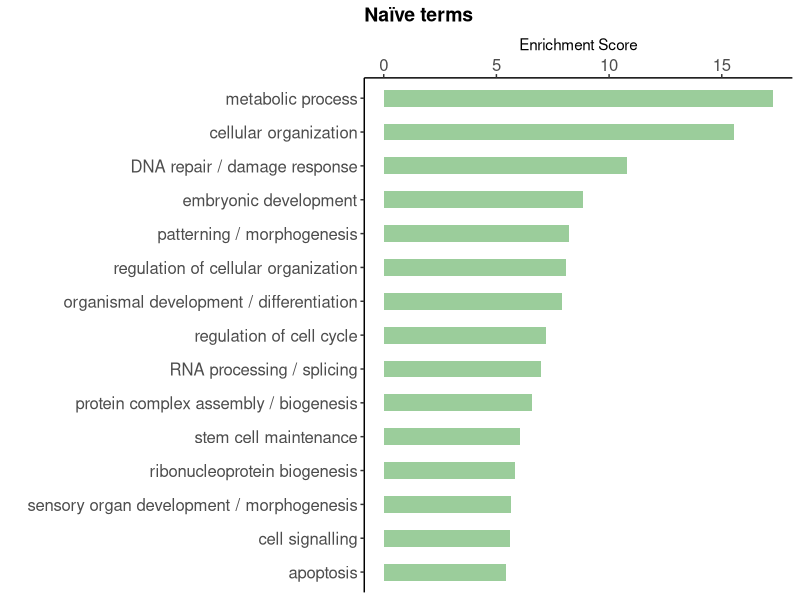
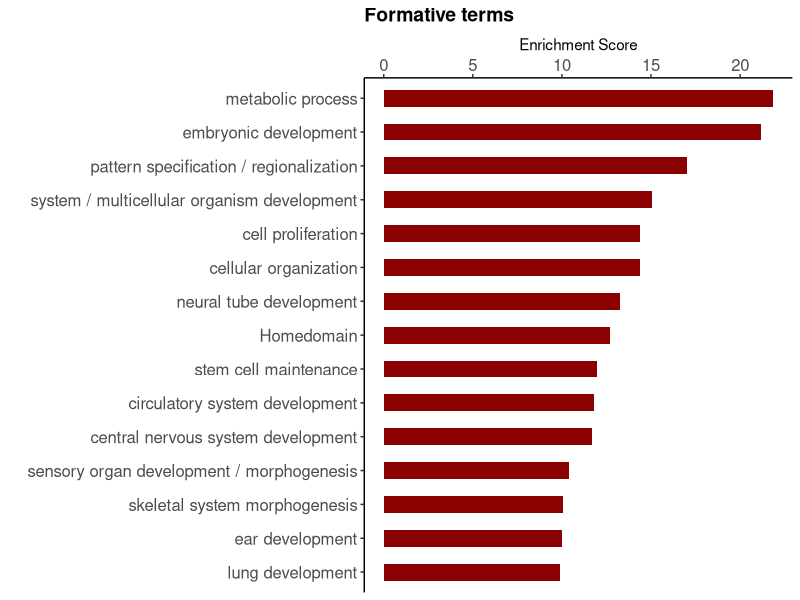
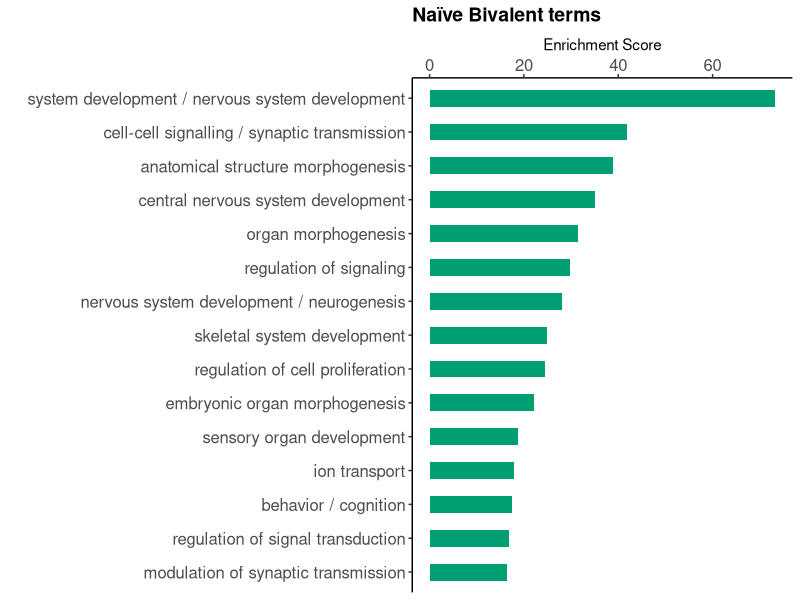
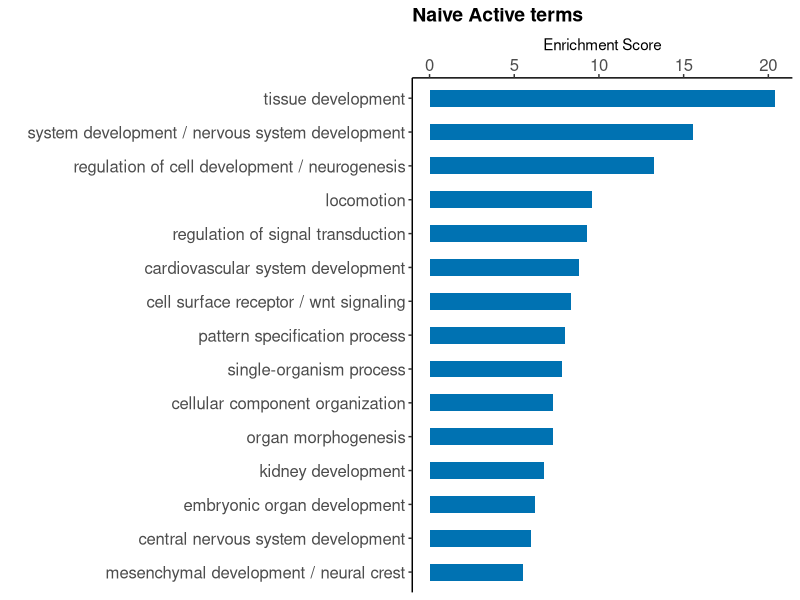
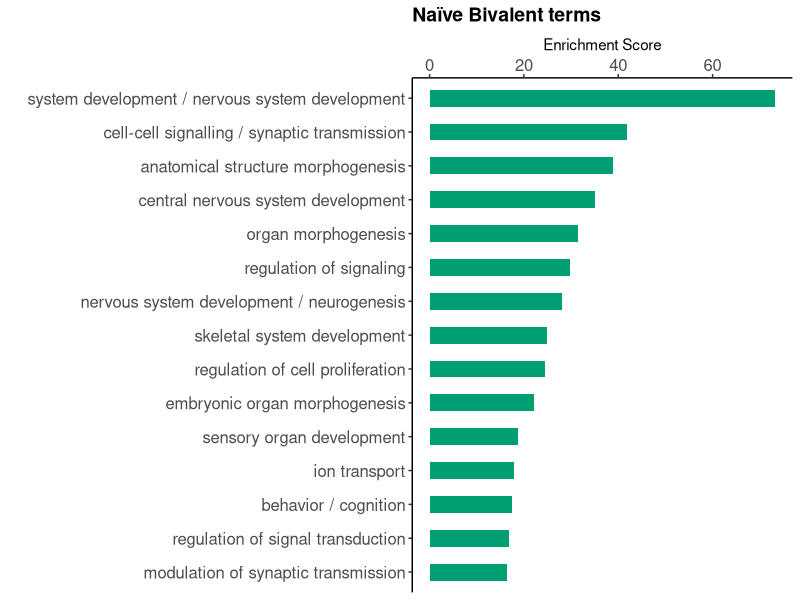
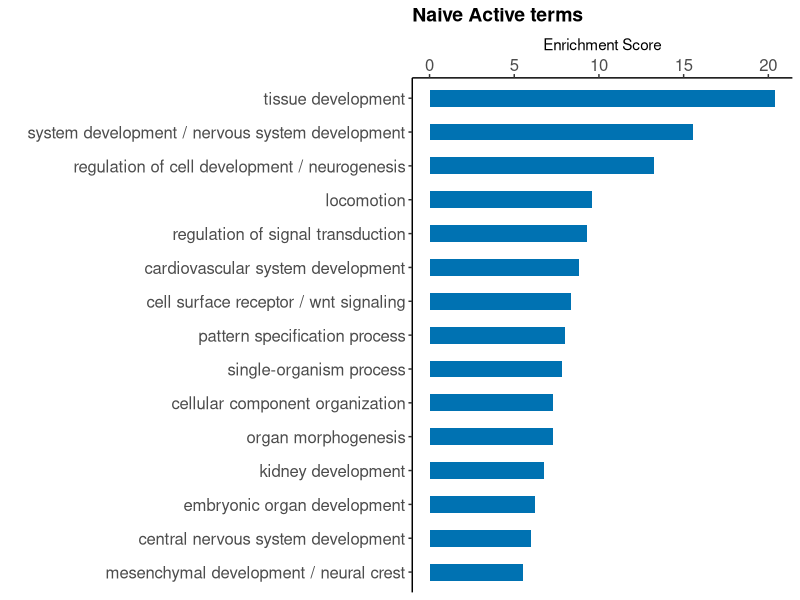

Here is the R script that generated these plots, in order:
# Ian Jones
# GGPLOT for Niko
# 9/23/20

library(ggplot2)
library(readxl)
library(dplyr)
library(forcats)

# Set working dir


# Read in data
df <- read_excel('for_analysis/David_Annotation_SIPs.xlsx')
naive <- df[df$`Cell Type`=='Naïve',]
form <- df[df$`Cell Type`=='Formative',]

class(naive)


# Make figures
n<-ggplot(naive, aes(x=reorder(`Functional Categories`, `Enrichment Score`), y=`Enrichment Score`)) +
    geom_bar(stat="identity", fill="darkseagreen3", width=0.5)+
    theme_classic() + 
    coord_flip() +
    ggtitle("Naïve terms") +
    xlab("") +
    ylab("Enrichment Score") +
    scale_y_continuous(position = "right") +
    theme(plot.title = element_text(hjust=0, size=14,face="bold"),
          axis.text=element_text(size=12))
n

f<-ggplot(form, aes(x=reorder(`Functional Categories`, `Enrichment Score`), y=`Enrichment Score`)) +
  geom_bar(stat="identity", fill="darkred", width=0.5)+
  theme_classic() + 
  coord_flip() +
  ggtitle("Formative terms") +
  xlab("") +
  ylab("Enrichment Score") +
  scale_y_continuous(position = "right") +
  theme(plot.title = element_text(hjust=0, size=14,face="bold"),
        axis.text=element_text(size=12))
f


df <- read_excel('for_analysis/David_Annotation_Form_Bivalent_Promoter.xlsx')
naive.biv <- df[df$`Cell Type`=='Naive Bivalent',]
naive.active <- df[df$`Cell Type`=='Naive Active',]

class(naive.biv)


# Make figures
n.biv<-ggplot(naive.biv, aes(x=reorder(`Functional Categories`, `Enrichment Score`), y=`Enrichment Score`)) +
    geom_bar(stat="identity", fill="#009E73", width=0.5)+
    theme_classic() + 
    coord_flip() +
    ggtitle("Naïve Bivalent terms") +
    xlab("") +
    ylab("Enrichment Score") +
    scale_y_continuous(position = "right") +
    theme(plot.title = element_text(hjust=0, size=14,face="bold"),
          axis.text=element_text(size=12))
n.biv

ggsave(n.biv,file='plots/David_Annotation_Form_Biv_subset_Naive_Biv_GO.pdf',height=7, width=7)

n.active<-ggplot(naive.active, aes(x=reorder(`Functional Categories`, `Enrichment Score`), y=`Enrichment Score`)) +
  geom_bar(stat="identity", fill="#0072B2", width=0.5)+
  theme_classic() + 
  coord_flip() +
  ggtitle("Naive Active terms") +
  xlab("") +
  ylab("Enrichment Score") +
  scale_y_continuous(position = "right") +
  theme(plot.title = element_text(hjust=0, size=14,face="bold"),
        axis.text=element_text(size=12))
n.active

ggsave(n.active,file='plots/David_Annotation_Form_Biv_subset_Naive_Active_GO.pdf',height=7, width=7)
